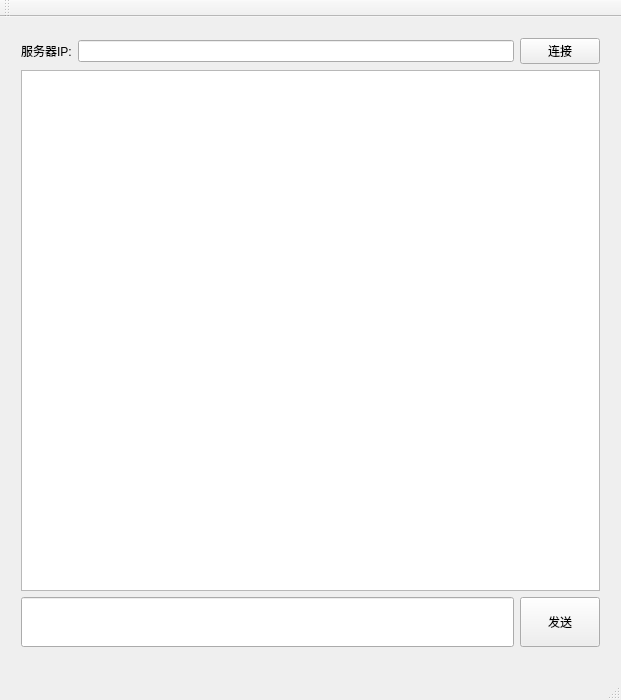
<?xml version="1.0" encoding="UTF-8"?>
<ui version="4.0">
 <class>MainWindow</class>
 <widget class="QMainWindow" name="MainWindow">
  <property name="geometry">
   <rect>
    <x>0</x>
    <y>0</y>
    <width>621</width>
    <height>700</height>
   </rect>
  </property>
  <property name="windowTitle">
   <string>MainWindow</string>
  </property>
  <widget class="QWidget" name="centralWidget">
   <widget class="QWidget" name="">
    <property name="geometry">
     <rect>
      <x>10</x>
      <y>10</y>
      <width>601</width>
      <height>631</height>
     </rect>
    </property>
    <layout class="QVBoxLayout" name="verticalLayout_3">
     <item>
      <layout class="QHBoxLayout" name="horizontalLayout_5">
       <item>
        <widget class="QLabel" name="statusLabel">
         <property name="text">
          <string>服务器IP:</string>
         </property>
        </widget>
       </item>
       <item>
        <widget class="QLineEdit" name="ipEdit"/>
       </item>
       <item>
        <widget class="QPushButton" name="connectButton">
         <property name="text">
          <string>连接</string>
         </property>
        </widget>
       </item>
      </layout>
     </item>
     <item>
      <widget class="QTextEdit" name="chatDisplay"/>
     </item>
     <item>
      <layout class="QHBoxLayout" name="horizontalLayout_2">
       <item>
        <widget class="QLineEdit" name="messageEdit">
         <property name="minimumSize">
          <size>
           <width>0</width>
           <height>50</height>
          </size>
         </property>
         <property name="maximumSize">
          <size>
           <width>16777215</width>
           <height>16777215</height>
          </size>
         </property>
        </widget>
       </item>
       <item>
        <widget class="QPushButton" name="sendButton">
         <property name="minimumSize">
          <size>
           <width>80</width>
           <height>50</height>
          </size>
         </property>
         <property name="maximumSize">
          <size>
           <width>80</width>
           <height>50</height>
          </size>
         </property>
         <property name="text">
          <string>发送</string>
         </property>
        </widget>
       </item>
      </layout>
     </item>
    </layout>
   </widget>
   <zorder></zorder>
   <zorder>textEdit</zorder>
   <zorder></zorder>
   <zorder></zorder>
   <zorder>messageEdit</zorder>
   <zorder>sendButton</zorder>
   <zorder>ipEdit</zorder>
   <zorder>connectButton</zorder>
   <zorder>chatDisplay</zorder>
  </widget>
  <widget class="QMenuBar" name="menuBar">
   <property name="geometry">
    <rect>
     <x>0</x>
     <y>0</y>
     <width>621</width>
     <height>23</height>
    </rect>
   </property>
  </widget>
  <widget class="QToolBar" name="mainToolBar">
   <attribute name="toolBarArea">
    <enum>TopToolBarArea</enum>
   </attribute>
   <attribute name="toolBarBreak">
    <bool>false</bool>
   </attribute>
  </widget>
  <widget class="QStatusBar" name="statusBar"/>
 </widget>
 <layoutdefault spacing="6" margin="11"/>
 <resources/>
 <connections/>
</ui>
